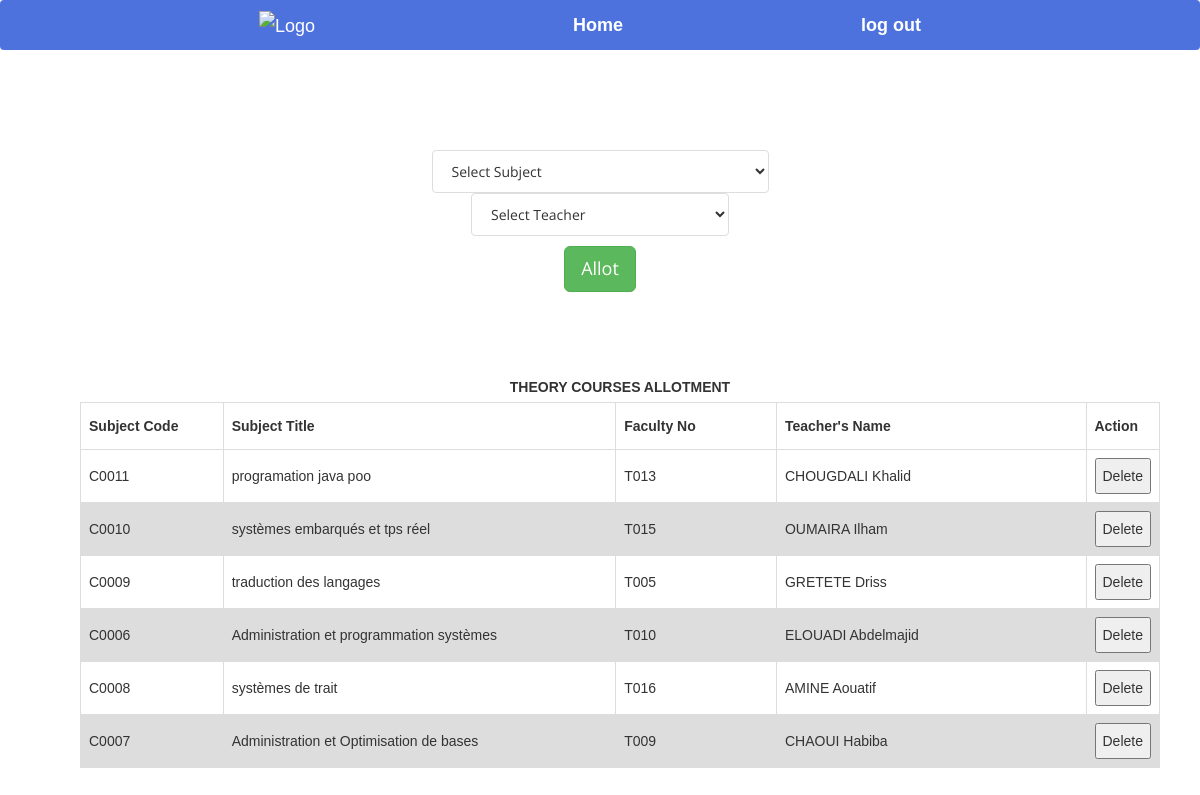
/allotsubjects.php, run on the app's committed database.
### tables this page shows
CREATE TABLE `module` (
  `id_module` varchar(10) NOT NULL,
  `nom_module` varchar(50) NOT NULL,
  `tp_cours` varchar(15) NOT NULL,
  `semester` int(1) NOT NULL,
  `department` varchar(50) NOT NULL,
  `estreserver` int(1) NOT NULL,
  `prof1` text NOT NULL,
  `prof2` text NOT NULL,
  `prof3` text NOT NULL
);

CREATE TABLE `professeur` (
  `id_prof` varchar(10) NOT NULL,
  `nom_prof` text NOT NULL,
  `alias` varchar(10) NOT NULL,
  `designation` varchar(30) NOT NULL,
  `numero_tele` varchar(15) NOT NULL,
  `email` varchar(50) NOT NULL,
  `mdp` varchar(40) NOT NULL
);

### allotsubjects.php (the view, shortened to what this page needs)
<!DOCTYPE html>
<html xmlns="http://www.w3.org/1999/xhtml">
<head>
    <link href="assets/css/bootstrap.css" rel="stylesheet"/>
    <link href="assets/css/font-awesome.min.css" rel="stylesheet"/>
    <link href="assets/css/flexslider.css" rel="stylesheet"/>
    <link href="assets/css/style.css" rel="stylesheet"/>
</head>
<body>
<div class="navbar">
      <a href="db.php">
        <img src="photo\cropped-ensak-logo.png" alt="Logo">
        <strong><a href="db.php">Home</a></strong>
      </a>
      <div class="s">
      <strong><a href="index.php">log out</a></strong>
    </div>
    </div>
<div align="center">
    <form action="allotmentFormvalidation.php" method="post" style="margin-top: 100px">
        <div style="margin-top: 5px">
            <select name="tobealloted" class="list-group-item">
                <?php
                $q = mysqli_query(mysqli_connect("localhost", "root", "", "ttms"),
                    "SELECT * FROM module");
                $row_count = mysqli_num_rows($q);
                if ($row_count) {
                    $mystring = '
         <option selected disabled>Select Subject</option>';
                    while ($row = mysqli_fetch_assoc($q)) {
                        if ($row['estreserver'] == 1 || $row['tp_cours'] == "TP")
                            continue;
                        $mystring .= '<option value="' . $row['id_module'] . '">' . $row['nom_module'] . '</option>';
                    }
                    echo $mystring;
                }
                ?>
            </select>
        </div>
        <div>
            <select name="toalloted" class="list-group-item">
                <?php
                $q = mysqli_query(mysqli_connect("localhost", "root", "", "ttms"),
                    "SELECT * FROM professeur ");
                $row_count = mysqli_num_rows($q);
                if ($row_count) {
                    $mystring = '
         <option selected disabled>Select Teacher</option>';
                    while ($row = mysqli_fetch_assoc($q)) {
                        $mystring .= '<option value="' . $row['id_prof'] . '">' . $row['nom_prof'] . '</option>';
                    }
                    echo $mystring;
                }
                ?>
            </select>
        </div>
        <div style="margin-top: 10px">
            <button type="submit" class="btn btn-success btn-lg">Allot</button>
        </div>
    </form>
</div>
<table id=allotedsubjectstable>
    <caption><strong>THEORY COURSES ALLOTMENT</strong></caption>
    <tr>
        <th width="150">Subject Code</th>
        <th width=420>Subject Title</th>
        <th width="170">Faculty No</th>
        <th width="330">Teacher's Name</th>
        <th width="40">Action</th>
    </tr>
    <tbody>
    <?php
    $q = mysqli_query(mysqli_connect("localhost", "root", "", "ttms"),
        "SELECT * FROM module ");
    while ($row = mysqli_fetch_assoc($q)) {
        if ($row['estreserver'] == 0 || $row['tp_cours'] == 'TP')
            continue;
        $teacher_id = $row['prof1'];
        $t = mysqli_query(mysqli_connect("localhost", "root", "", "ttms"),
            "SELECT nom_prof FROM professeur WHERE id_prof = '$teacher_id'");
        $trow = mysqli_fetch_assoc($t);
        echo "<tr><td>{$row['id_module']}</td>
                    <td>{$row['nom_module']}</td>
                    <td>{$row['prof1']}</td>
                    <td>{$trow['nom_prof']}</td>
                   <td>
                    <button>Delete</button></td>
                    </tr>\n";
    }
    ?>
    </tbody>
</table>
</body>
</html>

### allotsubjects.php (style rules this page uses)
.navbar { overflow: hidden; background-color: #4d72dd; font-family: Arial; display: flex; justify-content: space-between; align-items: center; padding: 0 40px; }
.navbar a { color: white; text-decoration: none; margin-right: 20px; font-size: 18px; transition: all 0.2s ease; }
.navbar img { height: 50px; margin-right: 20px; }
table { margin-top: 80px; margin-bottom: 50px; font-family: arial, sans-serif; border-collapse: collapse; margin-left: 80px; width: 90%; }
td, th { border: 1px solid #dddddd; text-align: left; padding: 8px; }
tr:nth-child(even) { background-color: #dddddd; }

### data on the page
module: id_module "C0011", nom_module "programation java poo", prof1 "T013", professeur.nom_prof "CHOUGDALI Khalid"
module: id_module "C0010", nom_module "systèmes embarqués et tps réel", prof1 "T015", professeur.nom_prof "OUMAIRA Ilham"
module: id_module "C0009", nom_module "traduction des langages", prof1 "T005", professeur.nom_prof "GRETETE Driss"
module: id_module "C0006", nom_module "Administration et programmation systèmes", prof1 "T010", professeur.nom_prof "ELOUADI Abdelmajid"
module: id_module "C0008", nom_module "systèmes de trait", prof1 "T016", professeur.nom_prof "AMINE Aouatif"
module: id_module "C0007", nom_module "Administration et Optimisation de bases", prof1 "T009", professeur.nom_prof "CHAOUI Habiba"
